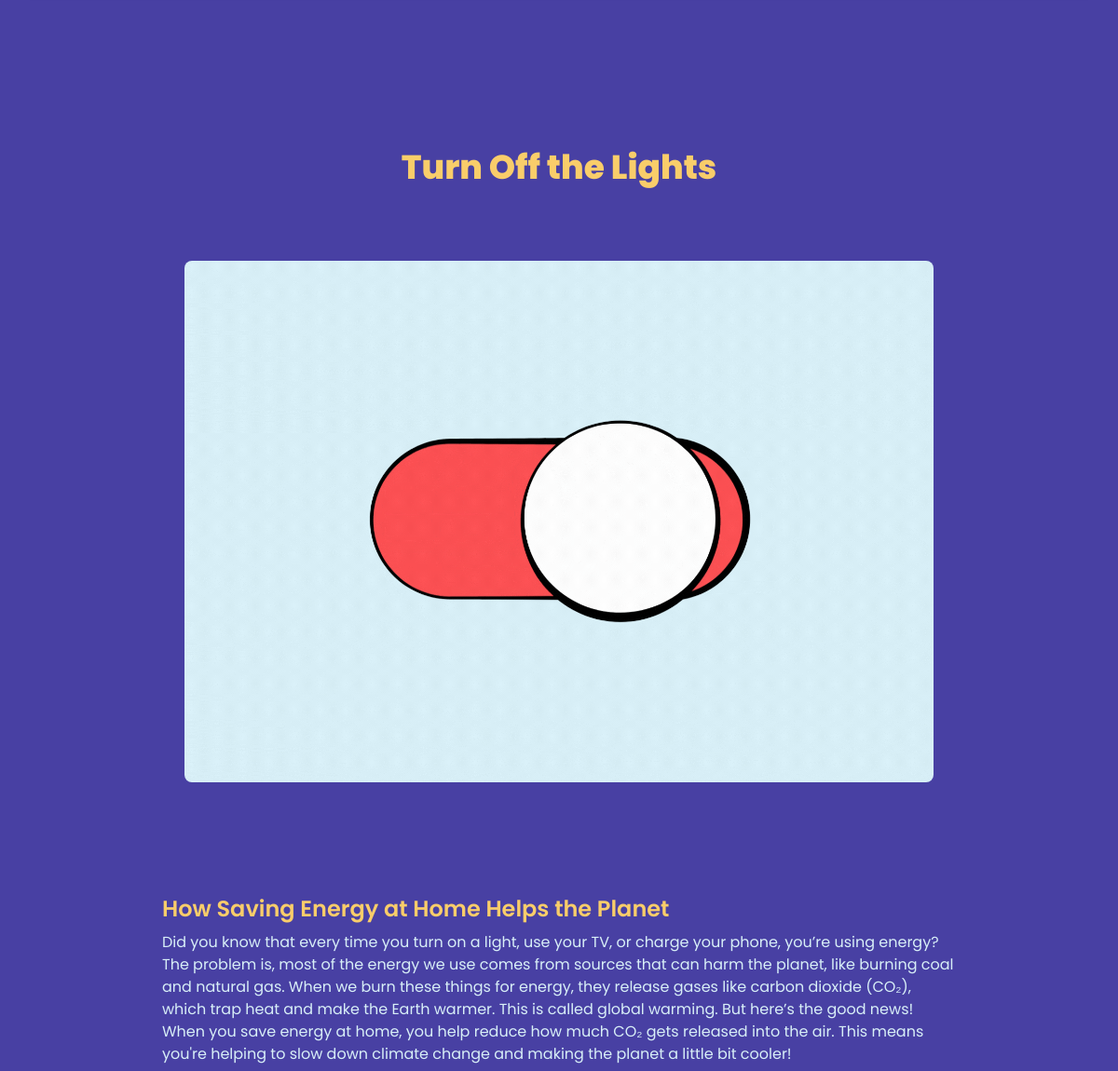
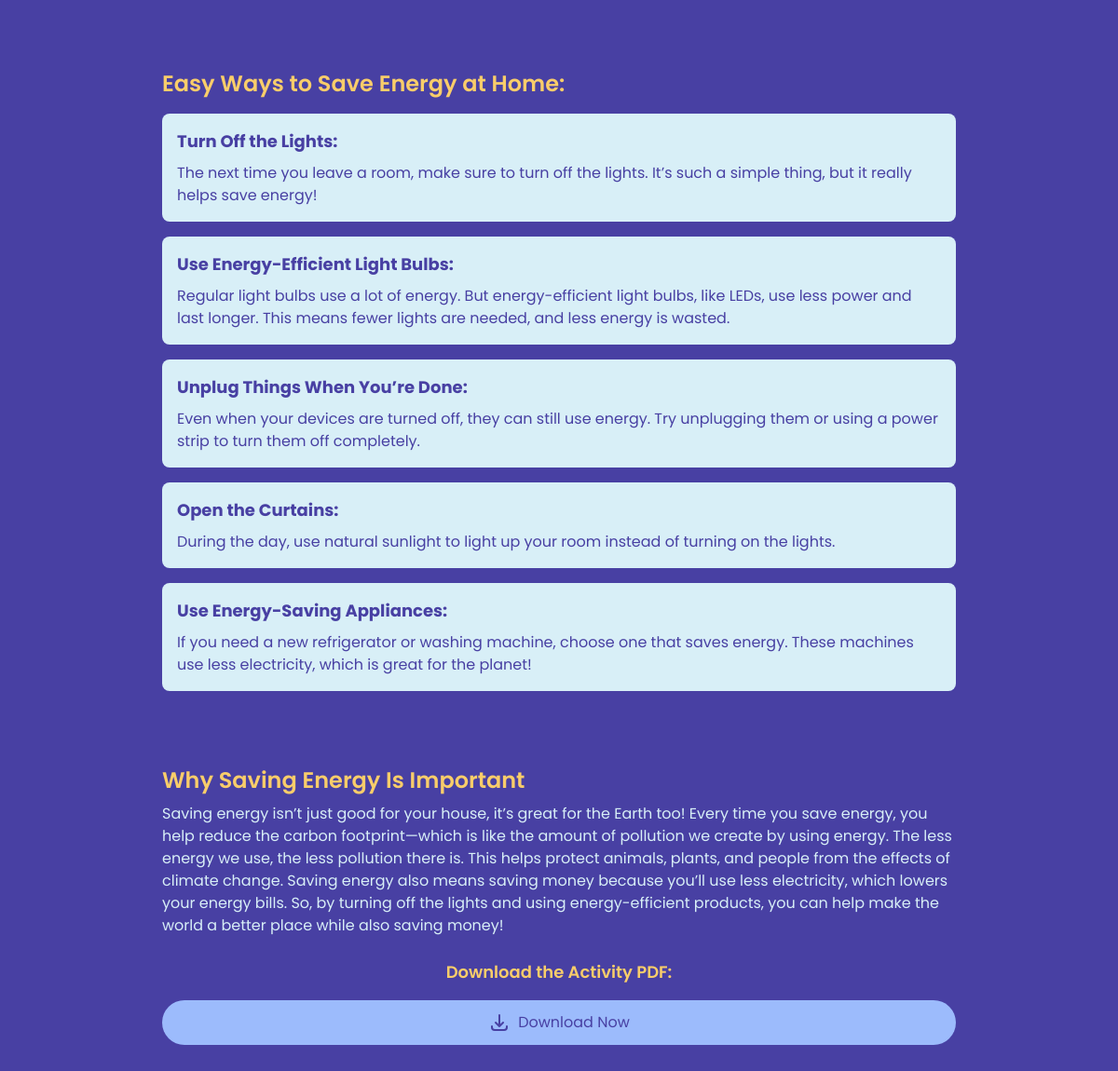
Screenshot of /articles/planet-protectors/subtopics/14/ with the database file from the repository (2 pictures, top to bottom).
### myapp/models.py (models this page shows, shortened)
class Subtopic(models.Model):
    article = models.ForeignKey(Article, on_delete=models.CASCADE, related_name='subtopics')
    title = models.CharField(max_length=255)
    description = models.TextField(blank=True, null=True)
    image = models.ImageField(upload_to='subtopics/images/', blank=True, null=True)  # Add image field

class Activity(models.Model):
    subtopic = models.ForeignKey(Subtopic, on_delete=models.CASCADE, related_name='activities')
    title = models.CharField(max_length=255)
    description = models.TextField(blank=True, null=True)

class ActivityContent(models.Model):
    ACTIVITY_TYPES = [
        ('game', 'Game'),
        ('quiz', 'Quiz'),
        ('discussion', 'Discussion'),
    ]
    activity = models.ForeignKey(Activity, on_delete=models.CASCADE, related_name='contents')
    activity_type = models.CharField(max_length=50, choices=ACTIVITY_TYPES, default='game')
    title = models.CharField(max_length=255)
    content = RichTextField()
    image = models.ImageField(upload_to='activities/images/', blank=True, null=True)

### myapp/views.py (the view)
def subtopic_detail(request, article_slug, subtopic_id):
    article = get_object_or_404(Article, slug=article_slug)
    subtopic = get_object_or_404(Subtopic, id=subtopic_id, article=article)
    activities = subtopic.activities.all()
    return render(request, 'subtopic_detail.html', {
        'article': article,
        'subtopic': subtopic,
        'activities': activities
    })

### myapp/templates/subtopic_detail.html (shortened to what this page needs)
{% extends 'base.html' %} {% block content %}
<div class="flex flex-col items-center py-10 md:py-20">
  <section class="w-full h-full flex flex-col items-center justify-center">
    <h2
      class="text-3xl sm:text-4xl font-extrabold text-[#F9CD6A] pt-20 mb-8 text-center"
    >
      {{ subtopic.title }}
    </h2>
    <div
      class="flex flex-col items-center justify-center w-full md:w-3/4 md:p-8"
    >
      <div class="rounded-md p-4">
        <img
          src="{{ subtopic.image.url }}"
          alt="{{ subtopic.title }}"
          class="w-full h-[35rem] object-cover rounded-lg"
        />
      </div>
    </div>
    {% for activity in activities %}
    <div class="mt-8 p-6 w-full md:w-3/4">
      <h3 class="text-2xl font-semibold text-[#F9CD6A]">
        {{ activity.title }}
      </h3>
      <p class="text-[#D8EFF7] mt-2">{{ activity.description }}</p>
      {% for content in activity.contents.all %}
      <div class="content-block mt-4 p-4 bg-[#D8EFF7] rounded-lg">
        <p class="text-lg font-bold text-[#4840A3]">{{ content.title }}</p>
        <div class="mt-2 text-[#4840A3]">
          {% if content.activity_type == 'game' %}
          <div class="game-content">{{ content.content|safe }}</div>
          {% else %}
          <div>{{ content.content|safe }}</div>
          {% endif %}
        </div>
      </div>
      {% endfor %}
      {% if activity.pdfs.exists %}
      <div class="mt-6 text-center">
        <p class="text-lg font-semibold text-[#F9CD6A] mb-4">
          Download the Activity PDF:
        </p>
        <a
          href="{{ activity.pdfs.first.pdf_file.url }}"
          class="inline-block bg-[#9CBBFC] text-[#4840A3] py-3 px-6 rounded-full hover:bg-[#F9CD6A] hover:text-[#4840A3] transition duration-300 flex items-center justify-center transform hover:scale-100"
        >
          <svg
            xmlns="http://www.w3.org/2000/svg"
            class="h-6 w-6 mr-2"
            fill="none"
            viewBox="0 0 24 24"
            stroke="currentColor"
          >
            <path
              stroke-linecap="round"
              stroke-linejoin="round"
              stroke-width="2"
              d="M4 16v1a3 3 0 003 3h10a3 3 0 003-3v-1m-4-4l-4 4m0 0l-4-4m4 4V4"
            />
          </svg>
          Download Now
        </a>
      </div>
      {% endif %}
    </div>
    {% endfor %}
  </section>
</div>
{% endblock %}

### myapp/static/style.css (style rules this page uses)
body { font-family: 'Poppins', sans-serif; }

### rows the page displays
Subtopic: title "Turn Off the Lights", image (picture)
Activity: title "How Saving Energy at Home Helps the Planet", description "Did you know that every time you turn on a light, use your TV, or charge your phone, you’re using energy? The problem is, most of the energy we use comes from sources that can harm the planet, like burning coal and natural gas. When we burn these things for energy, they release gases like carbon dioxide (CO₂), which trap heat and make the Earth warmer. This is called global warming. But here’s the good news! When you save energy at home, you help reduce how much CO₂ gets released into the air. This means you're helping to slow down climate change and making the planet a little bit cooler!"
Activity: title "Easy Ways to Save Energy at Home:"
ActivityContent: title "Turn Off the Lights:", content "The next time you leave a room, make sure to turn off the lights. It’s such a simple thing, but it really helps save energy!"
ActivityContent: title "Use Energy-Efficient Light Bulbs:", content "Regular light bulbs use a lot of energy. But energy-efficient light bulbs, like LEDs, use less power and last longer. This means fewer lights are needed, and less energy is wasted."
ActivityContent: title "Unplug Things When You’re Done:", content "Even when your devices are turned off, they can still use energy. Try unplugging them or using a power strip to turn them off completely."
ActivityContent: title "Open the Curtains:", content "During the day, use natural sunlight to light up your room instead of turning on the lights."
ActivityContent: title "Use Energy-Saving Appliances:", content "If you need a new refrigerator or washing machine, choose one that saves energy. These machines use less electricity, which is great for the planet!"
Activity: title "Why Saving Energy Is Important", description "Saving energy isn’t just good for your house, it’s great for the Earth too! Every time you save energy, you help reduce the carbon footprint—which is like the amount of pollution we create by using energy. The less energy we use, the less pollution there is. This helps protect animals, plants, and people from the effects of climate change. Saving energy also means saving money because you’ll use less electricity, which lowers your energy bills. So, by turning off the lights and using energy-efficient products, you can help make the world a better place while also saving money!"
